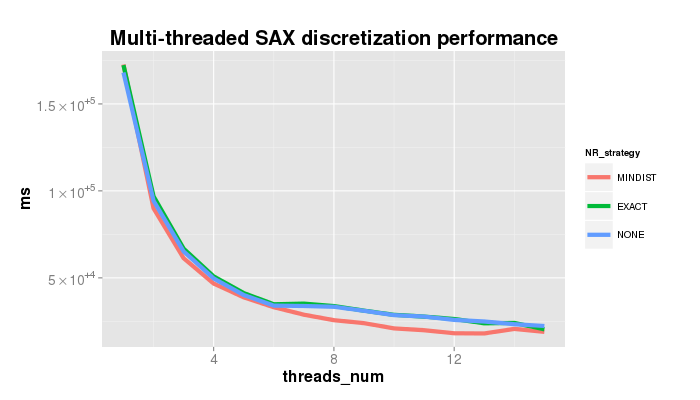

This chart was generated by the following R code:
require(reshape)
require(Cairo)
require(scales)
require(ggplot2)
require(grid)
require(gridExtra)

data = read.csv("performance/comparison.txt", header=T, sep=" ", as.is = T)
str(data)
df=melt(data,id.vars=c("THREADS"))
names(df)<-c("threads_num","NR_strategy","ms")

scientific_10 <- function(x) {
  parse(text=gsub("e", " %*% 10^", scientific_format()(x)))
}

p=ggplot(df,aes(x=threads_num,y=ms,group=NR_strategy,color=NR_strategy)) + 
  geom_line(size=2) +  ggtitle("Multi-threaded SAX discretization performance") +
  scale_y_continuous(label=scientific_10)
p = p + theme(axis.text=element_text(size=14),
          axis.title=element_text(size=16,face="bold"),
          plot.title=element_text(size=20,face="bold"))
png("performance//profiling.png", width=700, height=400, pointsize = 20)
print(p)
dev.off() 

